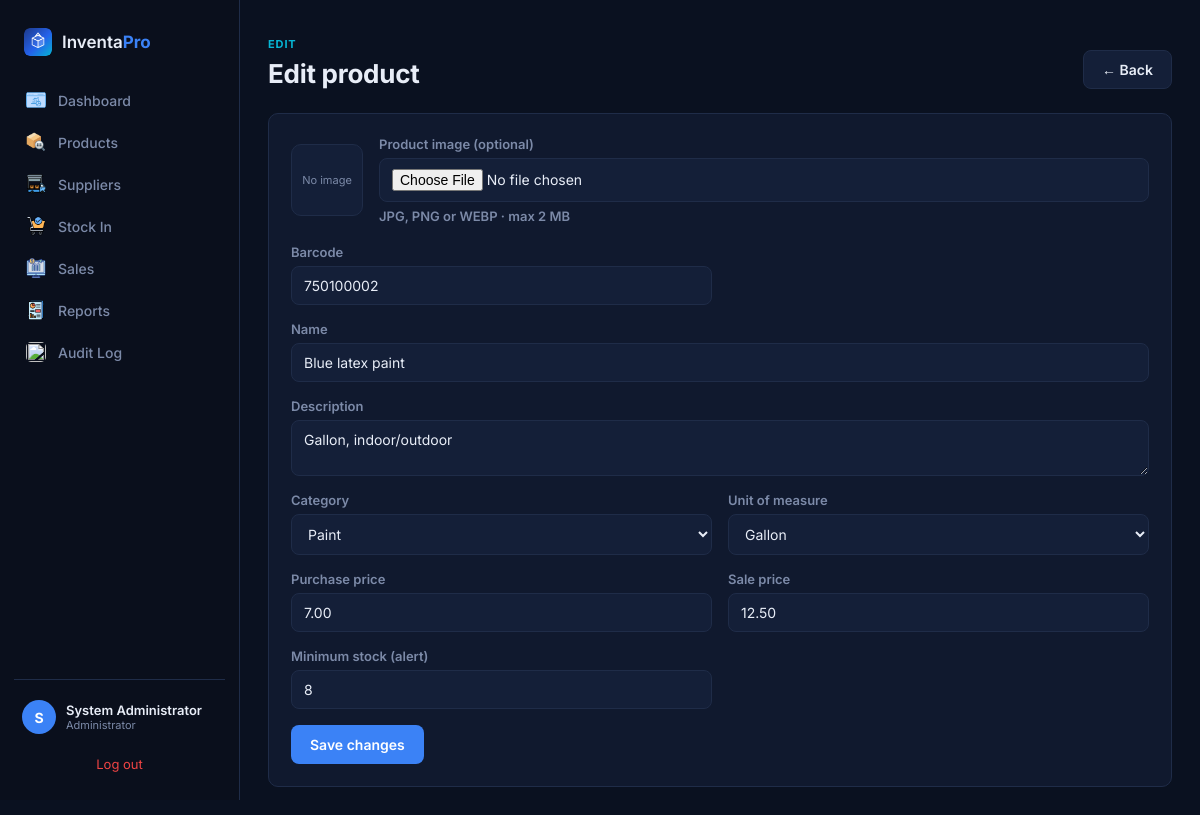
The app's page /index.php?accion=producto-editar&id=2 (signed in) with its own data.
### tables this page shows
CREATE TABLE productos (
    id_producto   INT AUTO_INCREMENT PRIMARY KEY,
    codigo_barra  VARCHAR(20),
    nombre        VARCHAR(80) NOT NULL,
    descripcion   VARCHAR(200),
    imagen        VARCHAR(255),
    id_categoria  INT,
    id_unidad     INT NOT NULL,
    precio_compra DECIMAL(8,2) NOT NULL,
    precio_venta  DECIMAL(8,2) NOT NULL,
    stock_actual  INT NOT NULL DEFAULT 0,
    stock_minimo  INT NOT NULL DEFAULT 0,
    FOREIGN KEY (id_categoria) REFERENCES categorias(id_categoria),
    FOREIGN KEY (id_unidad) REFERENCES unidades_medida(id_unidad)
);

CREATE TABLE categorias (
    id_categoria INT AUTO_INCREMENT PRIMARY KEY,
    nombre       VARCHAR(50) NOT NULL
);

CREATE TABLE unidades_medida (
    id_unidad   INT AUTO_INCREMENT PRIMARY KEY,
    nombre      VARCHAR(30) NOT NULL,
    abreviatura VARCHAR(5)
);

### controllers/ProductoController.php (called while the page is built, shortened)
<?php
class ProductoController
{
    private Producto $modelo;
    private Categoria $categorias;
    private UnidadMedida $unidades;
    public function __construct()
    {
        $this->modelo     = new Producto();
        $this->categorias = new Categoria();
        $this->unidades   = new UnidadMedida();
    }
    public function editar(?string $id): void
    {
        $producto = $this->modelo->buscar((int) $id);
        $datos = $producto;
        $modo = 'editar';
        $listaCategorias = $this->categorias->todas();
        $listaUnidades = $this->unidades->todas();
        require __DIR__ . '/../views/productos/form.php';
    }
}

### index.php (called while the page is built, shortened)
<?php
require_once __DIR__ . '/config/database.php';
require_once __DIR__ . '/models/Producto.php';
require_once __DIR__ . '/models/Categoria.php';
require_once __DIR__ . '/models/UnidadMedida.php';
require_once __DIR__ . '/controllers/DashboardController.php';
require_once __DIR__ . '/controllers/ProductoController.php';
$accion = $_GET['accion'] ?? (currentUser() ? 'dashboard' : 'login');
$auth        = new AuthController();
$dashboard   = new DashboardController();
$productos   = new ProductoController();
$proveedores = new ProveedorController();
$entradas    = new EntradaController();
$salidas     = new SalidaController();
$auditoria   = new AuditoriaController();
$clientes    = new ClienteController();
$informes    = new InformeController();
match ($accion) {
    'login'             => $auth->login(),
    'logout'            => $auth->logout(),
    'dashboard'         => $dashboard->index(),
    'productos'         => $productos->index(),
    'producto-crear'    => $productos->crear(),
    'producto-editar'   => $productos->editar($_GET['id'] ?? null),
    'producto-eliminar' => $productos->eliminar($_GET['id'] ?? null),
    'proveedores'         => $proveedores->index(),
    'proveedor-crear'     => $proveedores->crear(),
    'proveedor-editar'    => $proveedores->editar($_GET['id'] ?? null),
    'proveedor-eliminar'  => $proveedores->eliminar($_GET['id'] ?? null),
    'entradas'          => $entradas->index(),
    'entrada-crear'     => $entradas->crear(),
    'salidas'           => $salidas->index(),
    'salida-nueva'      => $salidas->nueva(),
    'factura'           => $salidas->factura($_GET['id'] ?? null),
    'auditoria'         => $auditoria->index(),
    'cliente-info'      => $clientes->info(),
    'informes'          => $informes->index(),
    default             => http_response_code(404),
};

### config/database.php (called while the page is built)
<?php
function getDB(): PDO {
    static $pdo = null;
    if ($pdo === null) {
        $pdo = new PDO(
            'mysql:host=localhost;dbname=inventapro;charset=utf8mb4',
            'root',
            '',
            [
                PDO::ATTR_ERRMODE            => PDO::ERRMODE_EXCEPTION,
                PDO::ATTR_DEFAULT_FETCH_MODE => PDO::FETCH_ASSOC,
                PDO::ATTR_EMULATE_PREPARES   => false,
            ]
        );
    }
    return $pdo;
}

### models/Producto.php (called while the page is built, shortened)
<?php
class Producto
{
    public function buscar(int $id): ?array
    {
        $stmt = getDB()->prepare(
            'SELECT p.*, c.nombre AS categoria, u.abreviatura AS unidad
             FROM productos p
             LEFT JOIN categorias c ON c.id_categoria = p.id_categoria
             JOIN unidades_medida u ON u.id_unidad = p.id_unidad
             WHERE p.id_producto = ?'
        );
        $stmt->execute([$id]);
        return $stmt->fetch() ?: null;
    }
}

### models/Categoria.php (called while the page is built)
<?php
class Categoria
{
    public function todas(): array
    {
        return getDB()->query('SELECT * FROM categorias ORDER BY nombre')->fetchAll();
    }
}

### models/UnidadMedida.php (called while the page is built)
<?php
class UnidadMedida
{
    public function todas(): array
    {
        return getDB()->query('SELECT * FROM unidades_medida ORDER BY nombre')->fetchAll();
    }
}

### views/productos/form.php (the view, shortened to what this page needs)
<?php
$titulo = $modo === 'crear' ? 'New product' : 'Edit product';
require __DIR__ . '/../layouts/base.php';
$accionUrl = $modo === 'crear'
    ? 'index.php?accion=producto-crear'
    : 'index.php?accion=producto-editar&id=' . $datos['id_producto'];
?>
  <div class="page-header">
    <div>
      <span class="page-eyebrow"><?= $modo === 'crear' ? 'New' : 'Edit' ?></span>
      <h1><?= $titulo ?></h1>
    </div>
    <a href="index.php?accion=productos" class="btn btn-ghost">&larr; Back</a>
  </div>
  <form method="POST" action="<?= $accionUrl ?>" class="panel form-grid" enctype="multipart/form-data">
    <div class="span-2 imagen-actual-wrap">
      <?php if (!empty($datos['imagen'])): ?>
        <img src="<?= htmlspecialchars($datos['imagen']) ?>" alt="Current image" class="imagen-actual">
      <?php else: ?>
        <div class="imagen-actual imagen-actual-vacia">No image</div>
      <?php endif; ?>
      <label class="imagen-input-label">
        <?= !empty($datos['imagen']) ? 'Change image (optional)' : 'Product image (optional)' ?>
        <input type="file" name="imagen" accept="image/png, image/jpeg, image/webp">
        <span class="hint">JPG, PNG or WEBP · max 2 MB</span>
      </label>
    </div>
    <label>Barcode
      <input type="text" name="codigo_barra" value="<?= htmlspecialchars($datos['codigo_barra'] ?? '') ?>" placeholder="Optional">
    </label>
    <label class="span-2">Name
      <input type="text" name="nombre" value="<?= htmlspecialchars($datos['nombre']) ?>" required>
    </label>
    <label class="span-2">Description
      <textarea name="descripcion" rows="2"><?= htmlspecialchars($datos['descripcion'] ?? '') ?></textarea>
    </label>
    <label>Category
      <select name="id_categoria">
        <?php foreach ($listaCategorias as $c): ?>
          <option value="<?= $c['id_categoria'] ?>" <?= ($datos['id_categoria'] ?? '') == $c['id_categoria'] ? 'selected' : '' ?>>
            <?= htmlspecialchars($c['nombre']) ?>
          </option>
        <?php endforeach; ?>
      </select>
    </label>
    <label>Unit of measure
      <select name="id_unidad" required>
        <?php foreach ($listaUnidades as $u): ?>
          <option value="<?= $u['id_unidad'] ?>" <?= ($datos['id_unidad'] ?? '') == $u['id_unidad'] ? 'selected' : '' ?>>
            <?= htmlspecialchars($u['nombre']) ?>
          </option>
        <?php endforeach; ?>
      </select>
    </label>
    <label>Purchase price
      <input type="number" step="0.01" min="0" name="precio_compra" value="<?= htmlspecialchars($datos['precio_compra']) ?>" required>
    </label>
    <label>Sale price
      <input type="number" step="0.01" min="0" name="precio_venta" value="<?= htmlspecialchars($datos['precio_venta']) ?>" required>
    </label>
    <label>Minimum stock (alert)
      <input type="number" step="1" min="0" name="stock_minimo" value="<?= htmlspecialchars($datos['stock_minimo']) ?>" required>
    </label>
    <div class="span-2">
      <button type="submit" class="btn btn-primary"><?= $modo === 'crear' ? 'Save product' : 'Save changes' ?></button>
    </div>
  </form>
<?php require __DIR__ . '/../layouts/base-fin.php'; ?>

### public/css/styles.css (style rules this page uses)
:root { --bg: #0a1120; --sidebar: #0a0f1c; --surface: #10192e; --surface-2: #141f38; --border: #1f2c48; --text: #e8edf7; --muted: #7c8aa8; --dim: #4b5876; --accent: #3b82f6; --accent-2: #06b6d4; --success: #22c55e; --warning: #f5a524; --danger: #ef4444; --radius: 10px; }
* { box-sizing: border-box; }
body { margin: 0; min-height: 100vh; font-family: 'Inter', sans-serif; background: var(--bg); color: var(--text); }
a { color: var(--accent); text-decoration: none; }
.page-header { display: flex; align-items: flex-end; justify-content: space-between; flex-wrap: wrap; gap: 14px; margin-bottom: 24px; }
.page-eyebrow { font-size: 11px; font-weight: 700; letter-spacing: .08em; text-transform: uppercase; color: var(--accent-2); }
.page-header h1 { font-size: 26px; font-weight: 700; margin: 6px 0 0; letter-spacing: -0.01em; }
.panel { background: var(--surface); border: 1px solid var(--border); border-radius: var(--radius); padding: 22px; margin-bottom: 22px; }
.btn { display: inline-flex; align-items: center; justify-content: center; gap: 6px; font-family: inherit; font-weight: 600; font-size: 14px; padding: 10px 18px; border-radius: 8px; border: 1px solid transparent; cursor: pointer; text-decoration: none; transition: filter .15s ease, transform .05s ease; }
.btn-primary { background: var(--accent); color: #fff; }
.btn-ghost { background: var(--surface-2); color: var(--text); border-color: var(--border); }
form { display: flex; flex-direction: column; gap: 16px; }
.form-grid { display: grid; grid-template-columns: 1fr 1fr; gap: 16px; }
.form-grid .span-2 { grid-column: span 2; }
label { display: flex; flex-direction: column; gap: 6px; font-size: 13px; font-weight: 600; color: var(--muted); }
input, select, textarea { font-family: inherit; font-size: 14px; padding: 10px 12px; border: 1px solid var(--border); border-radius: 8px; background: var(--surface-2); color: var(--text); }
textarea { resize: vertical; }
.imagen-actual-wrap { display: flex; align-items: center; gap: 16px; margin-bottom: 4px; }
.imagen-actual { width: 72px; height: 72px; border-radius: 10px; object-fit: cover; border: 1px solid var(--border); }
.imagen-actual-vacia { display: flex; align-items: center; justify-content: center; color: var(--muted); font-size: 11px; text-align: center; background: var(--surface-2); }
.imagen-input-label { flex: 1; }

### records on screen
productos: codigo_barra "750100002", nombre "Blue latex paint", descripcion "Gallon, indoor/outdoor", id_categoria "Paint", id_unidad "Gallon", precio_compra "7.00", precio_venta "12.50", stock_minimo "8"

### other values on screen
substr($usuarioActual['nombre'], 0, 1) "S"
$usuarioActual['nombre'] "System Administrator"
$usuarioActual['rol'] "Administrator"
$titulo "Edit product"
